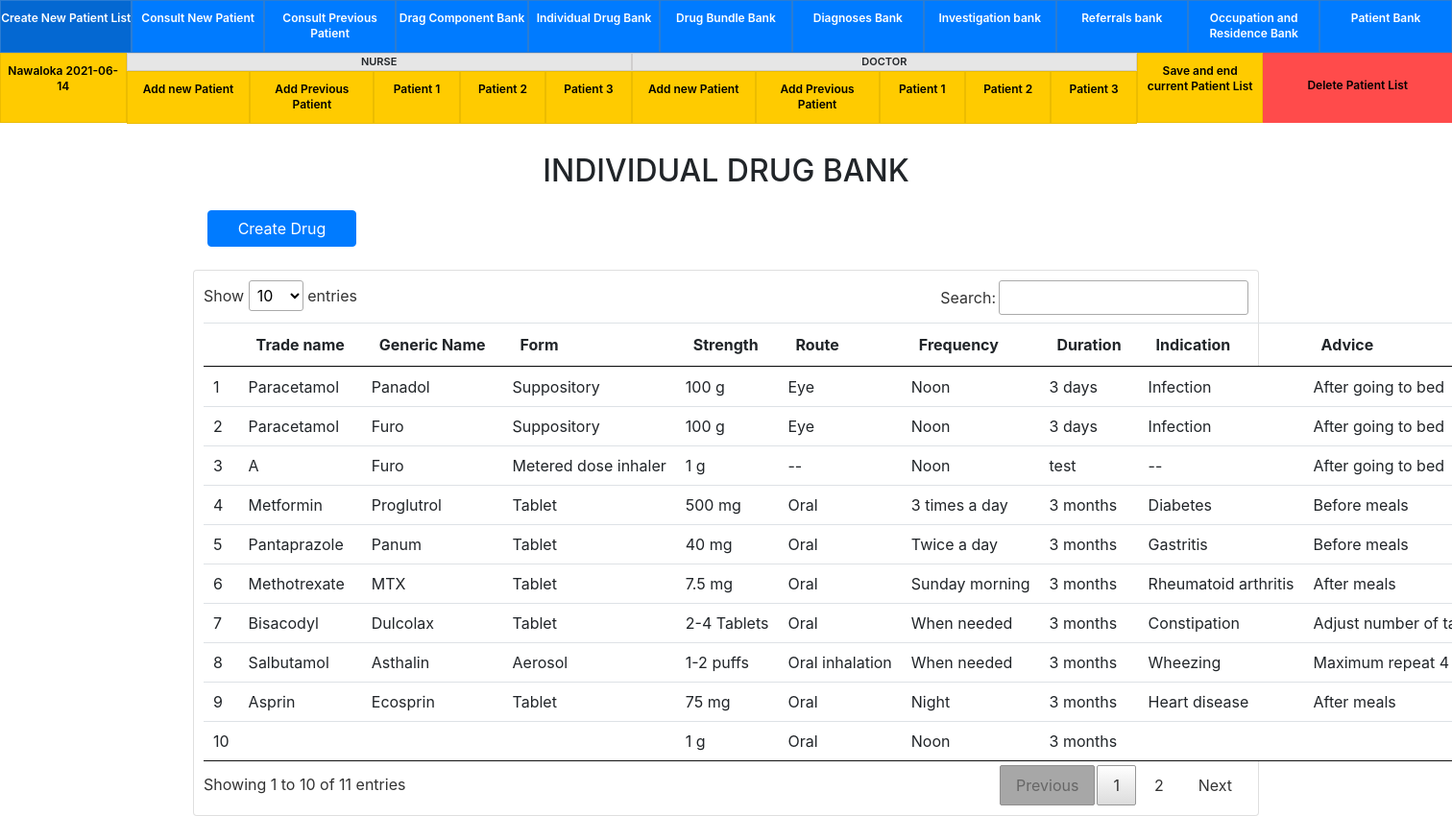
/views/bulk/individual-drug-medicen.php, run on the app's committed database.
### tables this page shows
CREATE TABLE IF NOT EXISTS `medical_center` (
  `id` int(255) NOT NULL AUTO_INCREMENT,
  `name` varchar(50) NOT NULL,
  `time` varchar(10) NOT NULL,
  PRIMARY KEY (`id`)
);

CREATE TABLE IF NOT EXISTS `prescription_bluk_drugs` (
  `id` int(255) NOT NULL AUTO_INCREMENT,
  `form` varchar(150) NOT NULL,
  `generic_name` varchar(255) NOT NULL,
  `trade_name` varchar(255) NOT NULL,
  `strength` varchar(150) NOT NULL,
  `unit` varchar(150) NOT NULL,
  `route` varchar(150) NOT NULL,
  `frequency` varchar(150) NOT NULL,
  `duration` varchar(150) NOT NULL,
  `indication` varchar(150) NOT NULL,
  `instructions` varchar(150) NOT NULL,
  PRIMARY KEY (`id`)
);

### config/config.php (the view, shortened to what this page needs)
<?php
$url			= 'http://localhost/doc/';
$db_host		= 'localhost';
$db_user		= 'root';
$db_pass		= '';
$db_database	= 'doc';
$db = new PDO('mysql:host='.$db_host.';dbname='.$db_database, $db_user, $db_pass);
$db->setAttribute(PDO::ATTR_ERRMODE, PDO::ERRMODE_EXCEPTION);
if(isset($_GET['center'])) {
    $Center = $_GET['center'];
    if(!isset($_COOKIE['center'])) {
    	setcookie('center', $Center, time() + (86400 * 30), "/");
    }else {
    	$Center = $_COOKIE['center'];
    }
} else {
    $Center = $_COOKIE['center'];
};
function checkactive($db,$center,$nd,$order){
    $center_slq = "SELECT id FROM temp_center_patients_details WHERE `order`="."'".$order."'"." AND `center`="."'".$center."'"." AND `nd`="."'".$nd."'";
    $center_result = $db->query($center_slq)->fetch();
    return $center_result['id'];
};
$onecheck = checkactive($db,$Center,'n','1');
$towcheck = checkactive($db,$Center,'n','2');
$threcheck = checkactive($db,$Center,'n','3');
$onecheck_d = checkactive($db,$Center,'d','1');
$towcheck_d = checkactive($db,$Center,'d','2');
$threcheck_d = checkactive($db,$Center,'d','3');
?>

### config/config.php (the view, shortened to what this page needs)
<?php
$url			= 'http://localhost/doc/';
$db_host		= 'localhost';
$db_user		= 'root';
$db_pass		= '';
$db_database	= 'doc';
$db = new PDO('mysql:host='.$db_host.';dbname='.$db_database, $db_user, $db_pass);
$db->setAttribute(PDO::ATTR_ERRMODE, PDO::ERRMODE_EXCEPTION);
if(isset($_GET['center'])) {
    $Center = $_GET['center'];
    if(!isset($_COOKIE['center'])) {
    	setcookie('center', $Center, time() + (86400 * 30), "/");
    }else {
    	$Center = $_COOKIE['center'];
    }
} else {
    $Center = $_COOKIE['center'];
};
function checkactive($db,$center,$nd,$order){
    $center_slq = "SELECT id FROM temp_center_patients_details WHERE `order`="."'".$order."'"." AND `center`="."'".$center."'"." AND `nd`="."'".$nd."'";
    $center_result = $db->query($center_slq)->fetch();
    return $center_result['id'];
};
$onecheck = checkactive($db,$Center,'n','1');
$towcheck = checkactive($db,$Center,'n','2');
$threcheck = checkactive($db,$Center,'n','3');
$onecheck_d = checkactive($db,$Center,'d','1');
$towcheck_d = checkactive($db,$Center,'d','2');
$threcheck_d = checkactive($db,$Center,'d','3');
?>

### inc/header.php (shortened to what this page needs)
<!DOCTYPE html>
<html lang="en">
<head>
  <link rel="stylesheet" href="<?php echo $url; ?>dist/css/bootstrap.min.css">
  <link rel="stylesheet" href="<?php echo $url; ?>dist/css/jquery.dataTables.min.css">
  <link rel="stylesheet" href="<?php echo $url; ?>dist/css/select2.min.css">
  <link rel="stylesheet" href="<?php echo $url; ?>dist/css/style.css">
</head>
<body>
<div class="">
  <div class="header-top">
  <?php
    $center_slq = "SELECT id FROM medical_center WHERE name="."'".$Center."'";
    $center_result = $db->query($center_slq)->fetch();
    if(isset($_GET['data'])) {
      $ord_id = $_GET['data'];
      $nd = $_GET['nd'];
    }else{
      $ord_id = null;
      $nd = null;
    }
  ?>
    <a id="new_patient_btn" href="<?php echo $url; ?>control-files/add_center.php" class="<?php if($center_result["id"]){ echo 'disabled'; } ?>">Create New Patient List</a>
    <a href="<?php echo $url; ?>views/consult-new-patient-add-parients.php">Consult New Patient</a>
    <a href="<?php echo $url; ?>views/all-patients.php?cpp=cpp">Consult Previous Patient</a>
    <a href="<?php echo $url; ?>views/drug-variables/variables.php?tb=variables_generic_name">Drag Component Bank</a>
    <a href="<?php echo $url; ?>views/bulk/individual-drug-medicen.php">Individual Drug Bank</a>
    <a href="<?php echo $url; ?>views/bulk/bulk-medicen.php">Drug Bundle Bank</a>
    <a href="<?php echo $url; ?>views/drug-variables/variables.php?tb=variables_diagnoses">Diagnoses Bank</a>
    <a href="<?php echo $url; ?>views/drug-variables/test-variables.php">Investigation bank</a>
    <a href="<?php echo $url; ?>views/drug-variables/variables.php?tb=variables_doctor">Referrals bank</a>
    <a href="<?php echo $url; ?>views/drug-variables/variables.php?tb=variables_residence">Occupation and Residence Bank</a>
    <a href="<?php echo $url; ?>views/all-patients.php">Patient Bank</a>
  </div>
  <div class="chanlcenter-row">
    <?php
      $result = $db->prepare("SELECT * FROM medical_center ORDER BY id DESC");
      $result->execute();
      for($i=0; $row = $result->fetch(); $i++){
    ?>
    <div class="chanlcenter">
      <div class="ners">
        <div class="ns20">
          <a href="<?php echo $url; ?>views/today-patients.php"><?php echo $row['name']; ?> <span><?php echo $row['time']; ?></span></a>
        </div>
        <div class="bok-wid">
          <div>
            <label class="doclab">Nurse</label>
          </div>
          <div>
            <div class="nss20">
              <a class="<?php if($threcheck && $towcheck && $onecheck){ echo 'disabled'; } ?>" href="<?php echo $url; ?>views/nurses-assesment.php?nd=n&data=<?php
            if($onecheck == null){ echo '1'; }elseif($towcheck == null){ echo '2'; }elseif($threcheck == null){ echo '3'; } ?>">Add new Patient</a>
            </div>
            <div class="nss20">
              <a class="<?php if($threcheck){ echo 'disabled'; } ?>" href="<?php echo $url; ?>views/all-patients.php?nd=n&data=<?php
            if($onecheck == null){ echo '1'; }elseif($towcheck == null){ echo '2'; }elseif($threcheck == null){ echo '3'; } ?>">Add Previous Patient</a>
            </div>
            <div class="ns13">
              <a class="<?php if($onecheck || $ord_id == '1' && $nd == 'n' ){ echo 'actdeis'; } ?> <?php if($ord_id == '1'){ echo 'curnt'; } ?>" href="<?php echo $url; ?>views/nurses-assesment.php?nd=n&data=1">Patient 1</a>
            </div>
            <div class="ns13">
              <a class="<?php if($towcheck || $ord_id == '2' && $nd == 'n' ){ echo 'actdeis'; } ?> <?php if($ord_id == '2'){ echo 'curnt'; } ?>" href="<?php echo $url; ?>views/nurses-assesment.php?nd=n&data=2">Patient 2</a>
            </div>
            <div class="ns13">
              <a class="<?php if($threcheck || $ord_id == '3' && $nd == 'n' ){ echo 'actdeis'; } ?> <?php if($ord_id == '3'){ echo 'curnt'; } ?>" href="<?php echo $url; ?>views/nurses-assesment.php?nd=n&data=3">Patient 3</a>
            </div>
          </div>
        </div>
      </div>
      <div class="dork">
        <div class="bok-wid">
          <div>
            <label class="doclab">Doctor</label>
          </div>
          <div>
            <div class="nss20"><a class="<?php if($threcheck_d && $towcheck_d && $onecheck_d){ echo 'disabled'; } ?>" href="<?php echo $url; ?>views/doctor-assesment-and-add-parients.php?nd=d&data=<?php
            if($onecheck_d == null){ echo '1'; }elseif($towcheck_d == null){ echo '2'; }elseif($threcheck_d == null){ echo '3'; } ?>">Add new Patient</a></div>
            <div class="nss20"><a class="<?php if($threcheck_d){ echo 'disabled'; } ?>" href="<?php echo $url; ?>views/all-patients.php?nd=d&data=<?php
            if($onecheck_d == null){ echo '1'; }elseif($towcheck_d == null){ echo '2'; }elseif($threcheck_d == null){ echo '3'; } ?>">Add Previous Patient</a></div>
            <div class="ns13">
              <a class="<?php if($onecheck_d || $ord_id == '1' && $nd == 'd' ){ echo 'actdeis'; } ?> <?php if($ord_id == '1'){ echo 'curnt'; } ?>" href="<?php echo $url; ?>views/doctor-assesment-and-add-parients.php?nd=d&data=1">Patient 1</a>
            </div>
            <div class="ns13">
              <a class="<?php if($towcheck_d || $ord_id == '2' && $nd == 'd' ){ echo 'actdeis'; } ?> <?php if($ord_id == '2'){ echo 'curnt'; } ?>" href="<?php echo $url; ?>views/doctor-assesment-and-add-parients.php?nd=d&data=2">Patient 2</a>
            </div>
            <div class="ns13">
              <a class="<?php if($threcheck_d || $ord_id == '3' && $nd == 'd' ){ echo 'actdeis'; } ?> <?php if($ord_id == '3'){ echo 'curnt'; } ?>" href="<?php echo $url; ?>views/doctor-assesment-and-add-parients.php?nd=d&data=3">Patient 3</a>
            </div>
          </div>
        </div>
        <div class="ns20">
          <a href="<?php echo $url; ?>control-files/save-and-cls.php" id="savesur">Save and end current Patient List</a>
        </div>
      </div>
      <div class="sd-delet" date-id="<?php echo $row['id']; ?>">Delete Patient List</div>
    </div>
    <?php
      }
    ?>
  </div>
</div>

### views/bulk/individual-drug-medicen.php (shortened to what this page needs)
<?php include'../../config/config.php'; ?>
<?php include'../../inc/header.php';
 ?>
  <div class="nes-stat">
    <div class="container">
            <h2 class="hetcenter">INDIVIDUAL DRUG BANK</h2>
            <div class="row">
                <div class="col-12">
                    <div class="col-sm-2">
                        <button type="button" class="btn btn-block btn-primary" data-toggle="modal" data-target="#short_termpop">Create Drug</button>
                    </div>
                    <br>
                    <div class="card">
                        <div class="card-body p-0">
                            <table id="myTable" class="table table-hover text-nowrap ">
                                <thead>
                                    <tr>
                                        <th></th>
                                        <th>Trade name</th>
                                        <th>Generic Name</th>
                                        <th>Form</th>
                                        <th>Strength</th>
                                        <th>Route</th>
                                        <th>Frequency</th>
                                        <th>Duration</th>
                                        <th>Indication</th>
                                        <th>Advice</th>
                                    </tr>
                                </thead>
                                <tbody >
                                <?php
                                $results = $db->prepare("SELECT * FROM prescription_bluk_drugs ORDER BY id asc");
                                $results->execute();
                                $r=1;
                                for($w=0; $rowr = $results->fetch(); $w++){
                                    ?>
                                    <tr>
                                        <td class='coun'><span><?php echo $r++; ?></span></td>
                                        <td><?php echo explode(",", $rowr['generic_name'])[0]; ?></td>
                                        <td><?php echo explode(",", $rowr['trade_name'])[0]; ?></td>
                                        <td><?php echo explode(",", $rowr['form'])[0]; ?></td>
                                        <td><?php echo explode(",", $rowr['strength'])[0]; ?> <?php echo explode(",", $rowr['unit'])[0]; ?></td>
                                        <td><?php echo explode(",", $rowr['route'])[0]; ?></td>
                                        <td><?php echo explode(",", $rowr['frequency'])[0]; ?></td>
                                        <td><?php echo explode(",", $rowr['duration'])[0]; ?></td>
                                        <td><?php echo explode(",", $rowr['indication'])[0]; ?></td>
                                        <td><?php echo explode(",", $rowr['instructions'])[0]; ?></td>
                                    </tr>
                                <?php  };   ?>
                                </tbody>
                            </table>
                        </div>
                    </div>
                </div>
            </div>
        </div>
</div>

### data on the page
medical_center: name "Nawaloka", time "2021-06-14"
prescription_bluk_drugs: generic_name "Paracetamol", trade_name "Panadol", form "Suppository", strength "100", unit "g", route "Eye", frequency "Noon", duration "3 days", indication "Infection", instructions "After going to bed"
prescription_bluk_drugs: generic_name "Paracetamol", trade_name "Furo", form "Suppository", strength "100", unit "g", route "Eye", frequency "Noon", duration "3 days", indication "Infection", instructions "After going to bed"
prescription_bluk_drugs: generic_name "A", trade_name "Furo", form "Metered dose inhaler", strength "1", unit "g", route "--", frequency "Noon", duration "test", indication "--", instructions "After going to bed"
prescription_bluk_drugs: generic_name "Metformin", trade_name "Proglutrol", form "Tablet", strength "500", unit "mg", route "Oral", frequency "3 times a day", duration "3 months", indication "Diabetes", instructions "Before meals"
prescription_bluk_drugs: generic_name "Pantaprazole", trade_name "Panum", form "Tablet", strength "40", unit "mg", route "Oral", frequency "Twice a day", duration "3 months", indication "Gastritis", instructions "Before meals"
prescription_bluk_drugs: generic_name "Methotrexate", trade_name "MTX", form "Tablet", strength "7.5", unit "mg", route "Oral", frequency "Sunday morning", duration "3 months", indication "Rheumatoid arthritis", instructions "After meals"
prescription_bluk_drugs: generic_name "Bisacodyl", trade_name "Dulcolax", form "Tablet", strength "2-4", unit "Tablets", route "Oral", frequency "When needed", duration "3 months", indication "Constipation", instructions "Adjust number of…"
prescription_bluk_drugs: generic_name "Salbutamol", trade_name "Asthalin", form "Aerosol", strength "1-2", unit "puffs", route "Oral inhalation", frequency "When needed", duration "3 months", indication "Wheezing", instructions "Maximum repeat 4…"
prescription_bluk_drugs: generic_name "Asprin", trade_name "Ecosprin", form "Tablet", strength "75", unit "mg", route "Oral", frequency "Night", duration "3 months", indication "Heart disease", instructions "After meals"
prescription_bluk_drugs: strength "1", unit "g", route "Oral", frequency "Noon", duration "3 months"
